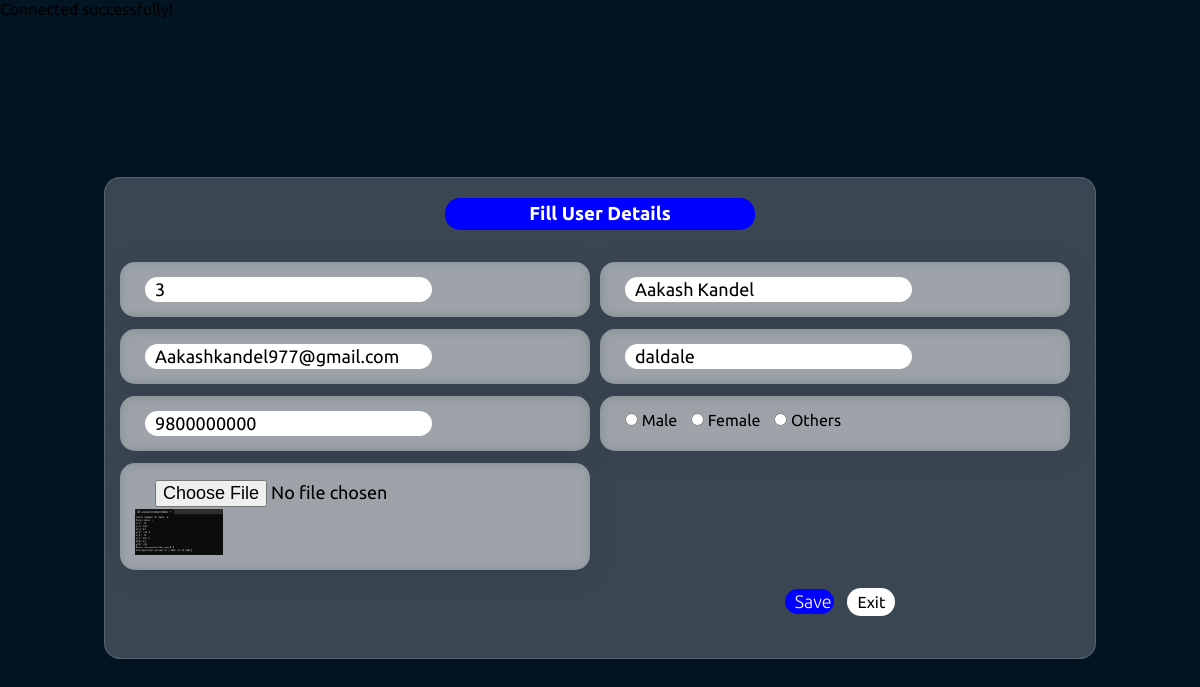
/profileedit.php?id=3, run on the app's committed database.
### tables this page shows
CREATE TABLE `userdetails` (
  `user_id` int(11) NOT NULL,
  `name` varchar(100) NOT NULL,
  `email` varchar(50) NOT NULL,
  `phone` varchar(15) NOT NULL,
  `password` varchar(100) NOT NULL,
  `token` varchar(500) NOT NULL,
  `address` varchar(30) NOT NULL,
  `gender` text NOT NULL,
  `role` varchar(10) NOT NULL,
  `registration_date` varchar(20) NOT NULL,
  `image` varchar(500) NOT NULL
);

### profileedit.php (the view, shortened to what this page needs)
<?php include('php/connector.php') ?>
<!DOCTYPE html>
<html lang="en">
<head>
</head>
<body>
    <?php
    $userid = $_GET['id'];
    $sql = "SELECT * FROM userdetails where user_id='$userid'";
    $result = mysqli_query($con, $sql);
    while ($data = mysqli_fetch_assoc($result)) {
    ?>
        <div class="createbox">
            <div class="createmain-container">
                <div class="createmain-container-inner">
                    <h3>Fill User Details</h3>
                    <form method="POST" action="php/qprofileedit.php" enctype="multipart/form-data">
                        <div class="formdiv">
                            <input type="number" value="<?php echo $data['user_id'] ?>" id="sid" readonly name="uid" Placeholder="Enter user id ">
                        </div>
                        <div class="formdiv">
                            <input type="text" id="sname" value="<?php echo $data['name'] ?>" required name="uname" Placeholder="Enter user name">
                        </div>
                        <div class="formdiv">
                            <input type="email" id="uemail" value="<?php echo $data['email'] ?>" required name="uemail" Placeholder="Enter email">
                        </div>
                        <div class="formdiv">
                            <input type="text" id="ulocation" value="<?php echo $data['address'] ?>" required name="ulocation" Placeholder="Enter address">
                        </div>
                        <div class="formdiv">
                            <input type="text" id="phone" value="<?php echo $data['phone'] ?>" name="uphone" required Placeholder="Enter phone number">
                        </div>
                        <div class="formdiv">
                            <input required type="radio" id="mgender" value="male" name="ugender">
                            <label for="mgender">Male</label>
                            <input required type="radio" id="fgender" value="female" name="ugender">
                            <label for="fgender">Female</label>
                            <input required type="radio" id="ogender" value="others" name="ugender">
                            <label for="ogender">Others</label>
                        </div>
                        <div class="formdiv">
                            <input type="file" required value="<?php echo $data['image']?>" id="image" name="uimage">
                            <img style="width:20%;" src="<?= $data['image'] ?>" alt="">
                        </div>
                        <div></div>
                        <div></div>
                        <div class="sellercreatebtn">
                            <input type="submit" name="submit" value="Save">
                            <a href="profile.php">Exit</a>
                        </div>
                    </form>
                </div>
            <?php } ?>
            </div>
        </div>
</body>
</html>

### profileedit.php (style rules this page uses)
* { margin:0px; padding:0px; font-family: 'Barlow', sans-serif; font-family: 'Lato', sans-serif; font-family: 'Roboto', sans-serif; font-family: 'Ubuntu', sans-serif; }
body { background-color: rgb(3, 20, 35); }
.createmain-container { background: rgba(255, 255, 255, 0.22); border-radius: 16px; box-shadow: 0 4px 30px rgba(0, 0, 0, 0.1); backdrop-filter: blur(7.2px); -webkit-backdrop-filter: blur(7.2px); border: 1px solid rgba(255, 255, 255, 0.16); width:120vh; height:60vh; padding:0px 15px; }
.createmain-container form { display:grid; grid-template-columns:repeat(2,1fr); }
.formdiv { margin-top:12px; background: rgba(255, 255, 255, 0.37); border-radius: 16px; box-shadow: 0 4px 30px rgba(0, 0, 0, 0.1); backdrop-filter: blur(5.9px); -webkit-backdrop-filter: blur(5.9px); border-radius:15px; margin-right: 10px; padding:15px; align-items: center; }
.createmain-container form input { font-size:18px; padding:2px 2px 2px 10px; border:none; margin-left:10px; border-radius:15px; }
.createmain-container-inner h3 { text-align: center; background-color: blue; width:300px; margin: 20px auto; color:white; border-radius: 15px; padding:5px; }
.sellercreatebtn { margin :12px; text-align: center; padding:7px; }
.sellercreatebtn a { text-decoration: none; background-color: white; padding:5px 10px; color:black; border-radius:15px; margin:0px 10px; }
.sellercreatebtn input { background-color:blue; color:white; padding:5px 10px; text-align: center; cursor: pointer; font-weight: lighter; }
.createbox { display: flex; justify-content: center; align-items: center; height:100vh; }

### data on the page
userdetails: uid "3", uname "Aakash Kandel", uemail "Aakashkandel977@gmail.com", ulocation "daldale", uphone "9800000000", image (picture)
